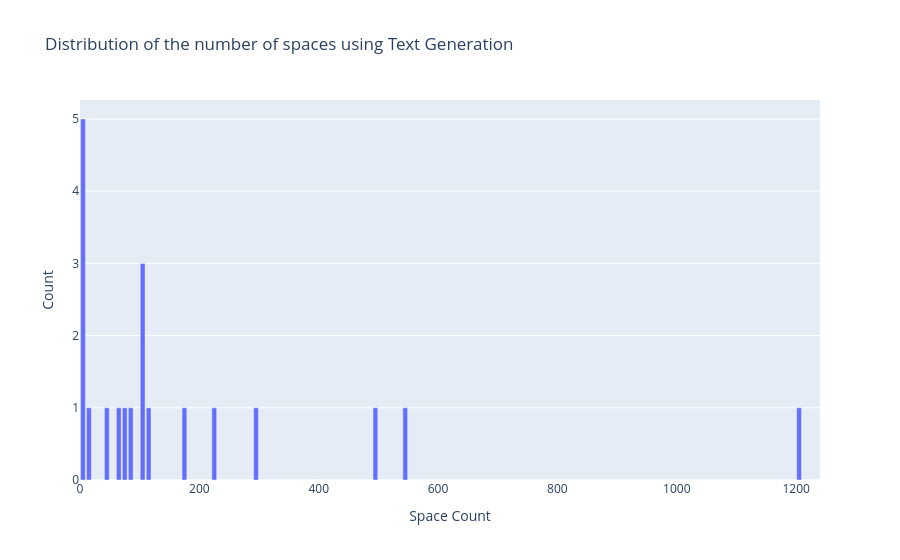

The code cell stored with this chart in its notebook:
### Markdown cell above
## Check Data Distribution
### Plot a Histogram to display the distribution of the number of spaces with "Text-Generation" models
#### Result: it is not a bell-shaped curve, so data is not normally distributed

### Code cell
# create the bins to visualize the distribution of the number of space

counts, bins = np.histogram(gen_space_count["count"], bins=range(0, 1250, 10))
bins = 0.5 * (bins[: -1] + bins[1: ])

fig = px.bar(
    x=bins, y=counts, labels={"x": "Space Count", "y": "Count"},
    title="Distribution of the number of spaces using Text Generation", height=600
)
fig.show()

### Figure 1 — Plotly figure (JSON) as saved in the notebook; plotly's stock layout.template omitted (floating-point values rounded to 4 significant figures)
{"data": [{"alignmentgroup": "True", "hovertemplate": "Space Count=%{x}<br>Count=%{y}<extra></extra>", "legendgroup": "", "marker": {"color": "#636efa", "pattern": {"shape": ""}}, "name": "", "offsetgroup": "", "orientation": "v", "showlegend": false, "textposition": "auto", "type": "bar", "x": [5, 15, 25, 35, 45, 55, 65, 75, 85, 95, 105, 115, 125, 135, 145, 155, 165, 175, 185, 195, 205, 215, 225, 235, 245, 255, 265, 275, 285, 295, 305, 315, 325, 335, 345, 355, 365, 375, 385, 395, 405, 415, 425, 435, 445, 455, 465, 475, 485, 495, 505, 515, 525, 535, 545, 555, 565, 575, 585, 595, 605, 615, 625, 635, 645, 655, 665, 675, 685, 695, 705, 715, 725, 735, 745, 755, 765, 775, 785, 795, 805, 815, 825, 835, 845, 855, 865, 875, 885, 895, 905, 915, 925, 935, 945, 955, 965, 975, 985, 995, 1005, 1015, 1025, 1035, 1045, 1055, 1065, 1075, 1085, 1095, 1105, 1115, 1125, 1135, 1145, 1155, 1165, 1175, 1185, 1195, 1205, 1215, 1225, 1235], "xaxis": "x", "y": [5, 1, 0, 0, 1, 0, 1, 1, 1, 0, 3, 1, 0, 0, 0, 0, 0, 1, 0, 0, 0, 0, 1, 0, 0, 0, 0, 0, 0, 1, 0, 0, 0, 0, 0, 0, 0, 0, 0, 0, 0, 0, 0, 0, 0, 0, 0, 0, 0, 1, 0, 0, 0, 0, 1, 0, 0, 0, 0, 0, 0, 0, 0, 0, 0, 0, 0, 0, 0, 0, 0, 0, 0, 0, 0, 0, 0, 0, 0, 0, 0, 0, 0, 0, 0, 0, 0, 0, 0, 0, 0, 0, 0, 0, 0, 0, 0, 0, 0, 0, 0, 0, 0, 0, 0, 0, 0, 0, 0, 0, 0, 0, 0, 0, 0, 0, 0, 0, 0, 0, 1, 0, 0, 0], "yaxis": "y"}], "layout": {"autosize": true, "barmode": "relative", "legend": {"tracegroupgap": 0}, "title": {"text": "Distribution of the number of spaces using Text Generation"}, "xaxis": {"anchor": "y", "autorange": true, "domain": [0, 1], "range": [0, 1240], "title": {"text": "Space Count"}, "type": "linear"}, "yaxis": {"anchor": "x", "autorange": true, "domain": [0, 1], "range": [0, 5.263], "title": {"text": "Count"}, "type": "linear"}}}
